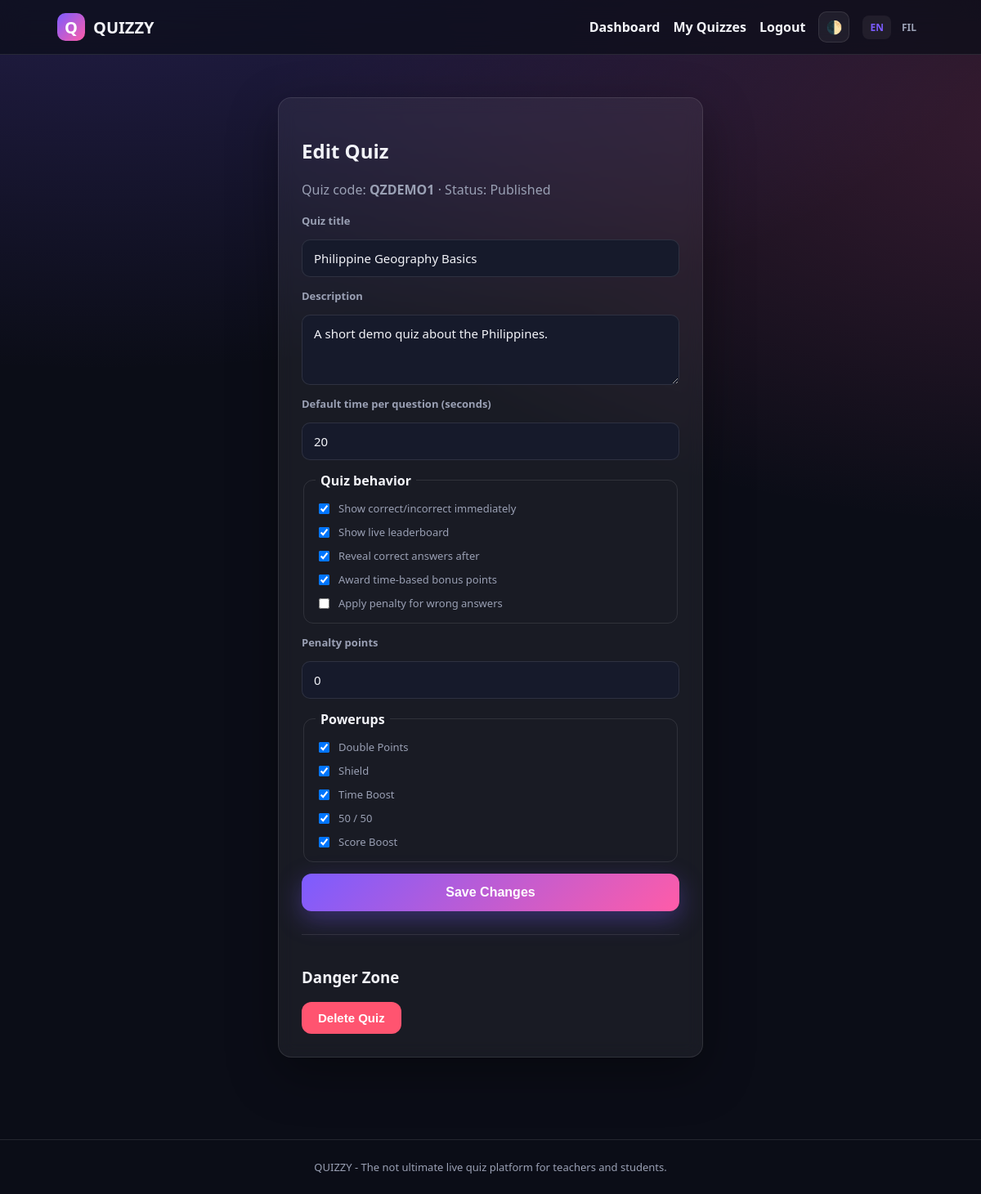
The app's page /teacher/edit-quiz.php?id=1 (signed in) with its own data.
### tables this page shows
CREATE TABLE quizzes (
    id INT AUTO_INCREMENT PRIMARY KEY,
    teacher_id INT NOT NULL,
    title VARCHAR(150) NOT NULL,
    description TEXT NULL,
    code VARCHAR(10) NOT NULL UNIQUE,
    status ENUM('draft','published','open','in_progress','completed','expired','archived') NOT NULL DEFAULT 'draft',
    default_time_limit INT NOT NULL DEFAULT 20,
    show_feedback_immediately TINYINT(1) NOT NULL DEFAULT 1,
    show_leaderboard_during TINYINT(1) NOT NULL DEFAULT 1,
    show_correct_answers_after TINYINT(1) NOT NULL DEFAULT 1,
    time_bonus_enabled TINYINT(1) NOT NULL DEFAULT 1,
    penalty_enabled TINYINT(1) NOT NULL DEFAULT 0,
    penalty_points INT NOT NULL DEFAULT 0,
    powerups_enabled VARCHAR(255) NOT NULL DEFAULT 'double_points,shield,time_boost,fifty_fifty,score_boost',
    current_question_index INT NOT NULL DEFAULT 0,
    question_started_at DATETIME NULL,
    session_status ENUM('idle','waiting','active','completed') NOT NULL DEFAULT 'idle',
    session_started_at DATETIME NULL,
    session_closed_at DATETIME NULL,
    created_at TIMESTAMP DEFAULT CURRENT_TIMESTAMP,
    updated_at TIMESTAMP DEFAULT CURRENT_TIMESTAMP ON UPDATE CURRENT_TIMESTAMP,
    FOREIGN KEY (teacher_id) REFERENCES teachers(id) ON DELETE CASCADE,
    INDEX idx_code (code),
    INDEX idx_teacher (teacher_id)
);

### includes/database.php (called while the page is built, shortened)
<?php
function db(): PDO {
    static $pdo = null;
    if ($pdo === null) {
        $dsn = 'mysql:host=' . DB_HOST . ';dbname=' . DB_NAME . ';charset=utf8mb4';
        try {
            $pdo = new PDO($dsn, DB_USER, DB_PASS, [
                PDO::ATTR_ERRMODE => PDO::ERRMODE_EXCEPTION,
                PDO::ATTR_DEFAULT_FETCH_MODE => PDO::FETCH_ASSOC,
                PDO::ATTR_EMULATE_PREPARES => false,
            ]);
        } catch (PDOException $e) {
            error_log('DB connection failed: ' . $e->getMessage());
            http_response_code(500);
            die('QUIZZY is temporarily unavailable. Please try again shortly.');
        }
    }
    return $pdo;
}

### includes/quiz_functions.php (called while the page is built, shortened)
<?php
require_once __DIR__ . '/database.php';
function get_owned_quiz(int $quizId, int $teacherId): ?array {
    $stmt = db()->prepare('SELECT * FROM quizzes WHERE id = ? AND teacher_id = ?');
    $stmt->execute([$quizId, $teacherId]);
    $quiz = $stmt->fetch();
    return $quiz ?: null;
}
function enabled_powerups_for_quiz(array $quiz): array {
    return array_filter(array_map('trim', explode(',', $quiz['powerups_enabled'])));
}

### includes/functions.php (called while the page is built, shortened)
<?php
require_once __DIR__ . '/database.php';
function e(?string $value): string {
    return htmlspecialchars((string)$value, ENT_QUOTES, 'UTF-8');
}
function current_teacher_id(): ?int {
    return $_SESSION['teacher_id'] ?? null;
}

### teacher/edit-quiz.php (the view, shortened to what this page needs)
<?php
require_once __DIR__ . '/../includes/functions.php';
require_once __DIR__ . '/../includes/quiz_functions.php';
$quizId = (int)($_GET['id'] ?? 0);
$quiz = get_owned_quiz($quizId, current_teacher_id());
$enabledPowerups = enabled_powerups_for_quiz($quiz);
require __DIR__ . '/../includes/header.php';
?>
<section class="form-card glass-card">
  <h1>Edit Quiz</h1>
  <p class="muted">Quiz code: <strong><?= e($quiz['code']) ?></strong> · Status: <?= e(ucwords(str_replace('_',' ',$quiz['status']))) ?></p>
  <form method="post" class="quiz-form">
    <label for="title">Quiz title</label>
    <input type="text" id="title" name="title" required maxlength="150" value="<?= e($quiz['title']) ?>">
    <label for="description">Description</label>
    <textarea id="description" name="description" rows="3" maxlength="1000"><?= e($quiz['description']) ?></textarea>
    <label for="default_time_limit">Default time per question (seconds)</label>
    <input type="number" id="default_time_limit" name="default_time_limit" min="5" max="300" value="<?= (int)$quiz['default_time_limit'] ?>">
    <fieldset class="checkbox-group">
      <legend>Quiz behavior</legend>
      <label><input type="checkbox" name="show_feedback_immediately" <?= $quiz['show_feedback_immediately'] ? 'checked' : '' ?>> Show correct/incorrect immediately</label>
      <label><input type="checkbox" name="show_leaderboard_during" <?= $quiz['show_leaderboard_during'] ? 'checked' : '' ?>> Show live leaderboard</label>
      <label><input type="checkbox" name="show_correct_answers_after" <?= $quiz['show_correct_answers_after'] ? 'checked' : '' ?>> Reveal correct answers after</label>
      <label><input type="checkbox" name="time_bonus_enabled" <?= $quiz['time_bonus_enabled'] ? 'checked' : '' ?>> Award time-based bonus points</label>
      <label><input type="checkbox" name="penalty_enabled" <?= $quiz['penalty_enabled'] ? 'checked' : '' ?>> Apply penalty for wrong answers</label>
    </fieldset>
    <label for="penalty_points">Penalty points</label>
    <input type="number" id="penalty_points" name="penalty_points" min="0" max="1000" value="<?= (int)$quiz['penalty_points'] ?>">
    <fieldset class="checkbox-group">
      <legend>Powerups</legend>
      <?php foreach (POWERUP_DEFS as $code => $def): ?>
        <label><input type="checkbox" name="powerups[]" value="<?= e($code) ?>" <?= in_array($code, $enabledPowerups, true) ? 'checked' : '' ?>> <?= e($def['name']) ?></label>
      <?php endforeach; ?>
    </fieldset>
    <button type="submit" class="btn btn-primary btn-lg">Save Changes</button>
  </form>
  <div class="danger-zone">
    <h3>Danger Zone</h3>
    <form method="post" action="actions.php" onsubmit="return confirm('Delete this quiz and all its questions? This cannot be undone.');">
      <button type="submit" class="btn btn-danger">Delete Quiz</button>
    </form>
  </div>
</section>
<?php require __DIR__ . '/../includes/footer.php'; ?>

### assets/css/style.css (style rules this page uses)
:root { --bg: #0b0d17; --bg-alt: #12152321; --surface: rgba(255,255,255,0.06); --surface-solid: #161a2b; --border: rgba(255,255,255,0.10); --text: #f2f3f8; --text-muted: #9aa0b4; --primary: #7c5cff; --primary-2: #ff5ca8; --accent: #22e0b0; --danger: #ff5470; --warning: #ffb020; --radius: 16px; --shadow: 0 20px 60px rgba(0,0,0,0.35); --font: 'Segoe UI', system-ui, -apple-system, Roboto, Helvetica, Arial, sans-serif; }
* { box-sizing: border-box; }
body { margin: 0; font-family: var(--font); background: radial-gradient(1200px 600px at 10% -10%, rgba(124,92,255,0.25), transparent), radial-gradient(1000px 500px at 110% 10%, rgba(255,92,168,0.18), transparent), var(--bg); color: var(--text); min-height: 100vh; -webkit-font-smoothing: antialiased; transition: background-color .3s ease, color .3s ease; }
.glass-card { background: var(--surface); border: 1px solid var(--border); border-radius: var(--radius); box-shadow: var(--shadow); padding: 28px; backdrop-filter: blur(10px); }
input[type=text], input[type=email], input[type=password], input[type=number], textarea, select { width: 100%; padding: 12px 14px; border-radius: 10px; border: 1px solid var(--border); background: var(--surface-solid); color: var(--text); font-size: 15px; font-family: inherit; }
textarea { resize: vertical; }
.btn { display: inline-flex; align-items: center; justify-content: center; gap: 8px; padding: 11px 20px; border-radius: 12px; border: none; font-weight: 700; font-size: 15px; cursor: pointer; transition: transform .15s ease, box-shadow .15s ease; text-align: center; }
.btn-primary { background: linear-gradient(135deg, var(--primary), var(--primary-2)); color: #fff; box-shadow: 0 10px 30px rgba(124,92,255,0.35); }
.btn-danger { background: var(--danger); color: #fff; }
.btn-lg { width: 100%; padding: 14px 22px; font-size: 16px; }
.auth-card, .form-card { max-width: 520px; margin: 20px auto; }
.auth-form, .quiz-form { display: flex; flex-direction: column; gap: 14px; margin-top: 18px; }
.auth-form label, .quiz-form label { font-weight: 700; font-size: 13px; color: var(--text-muted); }
.checkbox-group { border: 1px solid var(--border); border-radius: 12px; padding: 14px; display: flex; flex-direction: column; gap: 10px; }
.checkbox-group legend { font-weight: 700; padding: 0 6px; }
.checkbox-group label { display: flex; align-items: center; gap: 8px; font-weight: 500; }
.danger-zone { margin-top: 28px; padding-top: 20px; border-top: 1px solid var(--border); }
.muted { color: var(--text-muted); }

### records on screen
quizzes: code "QZDEMO1", status "Published", title "Philippine Geography Basics", description "A short demo quiz about the Philippines.", default_time_limit "20", show_feedback_immediately "☑", show_leaderboard_during "☑", show_correct_answers_after "☑", time_bonus_enabled "☑", penalty_points "0", powerups_enabled "☑"

### other values on screen
$def['name'] "Double Points"
$def['name'] "Shield"
$def['name'] "Time Boost"
$def['name'] "50 / 50"
$def['name'] "Score Boost"
t('app_tagline') "The not ultimate live quiz platform for teachers and students."
